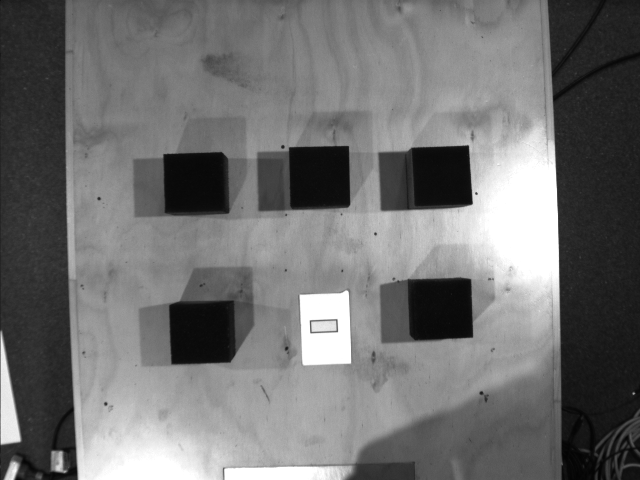
%> input picture Major Project/code/test_image11.png, 640 x 480 px
$ octave outline_cards.m   (GNU Octave 9; MATLAB toolbox functions it lacks are replaced by stand-ins)
%> lines starting %> are read from the running program, lines starting %| are printed output that depends on the picture; in (x1, y1, x2, y2) boxes, pixels count from 0 and x2, y2 are one past the last pixel; in counts of white or black regions, pixels touching at a corner belong together; the program's own positions count from 1
close all
clear
clc

I=imread('test_image11.png');
%> I is the input picture: size 480x640 uint8; min 3, max 255, mean 112.9
I2=im2double(I);

%binary gradient mask
[~,threshold]=edge(I2,'sobel'); %find threshold according to the gradient of the image
%> threshold = 0.0618
factor=1;
Bw=edge(I2,'sobel',threshold*factor); %tuning threshold
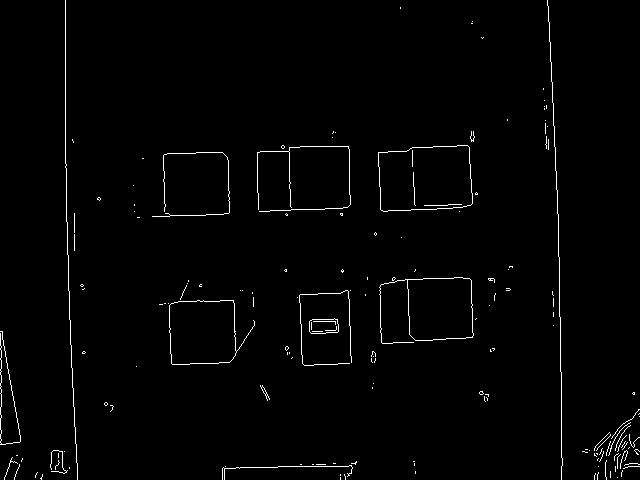
%> Bw: size 480x640 logical; 1.4% white in thin lines or dots

%dilate image
se90=strel('line',3,90);
se0=strel('line',3,0);
bwdil=imdilate(Bw,[se90 se0]);
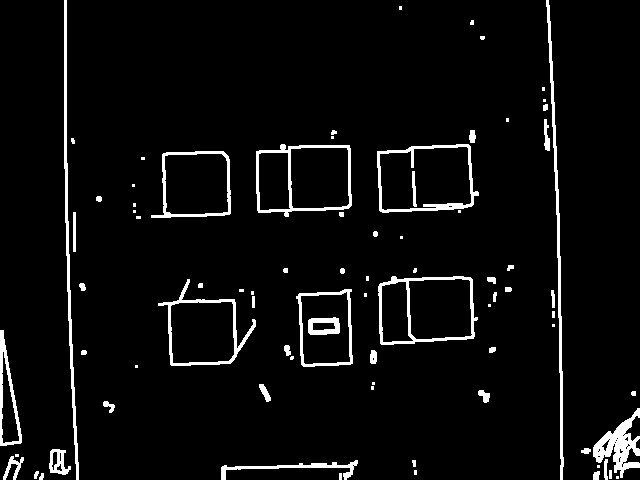
%> bwdil: size 480x640 logical; 4.8% white; 80 white regions (29 under 20 px), largest, box (x1, y1, x2, y2) and area: (546, 0, 564, 480) 1472, (64, 0, 79, 480) 1468, (593, 408, 640, 478) 1347

%fill interior gaps
bwfill=imfill(bwdil,'holes');
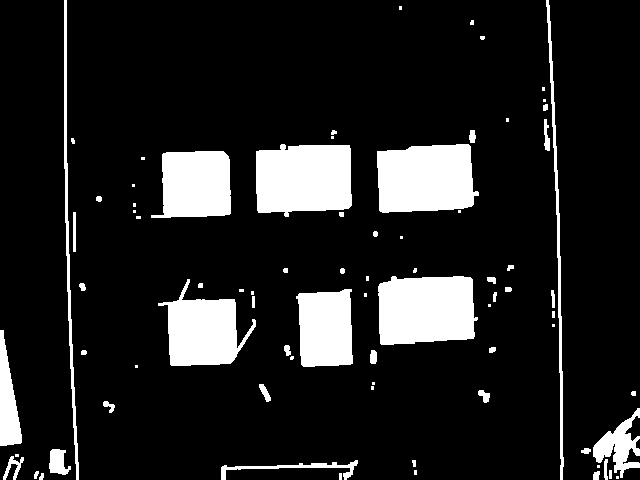
%> bwfill: size 480x640 logical; 13.1% white; 78 white regions (29 under 20 px), largest, box (x1, y1, x2, y2) and area: (256, 144, 352, 217) 6154, (378, 276, 478, 345) 6096, (377, 144, 479, 213) 6046

%remove objects connected on border
bwnobord=imclearborder(bwfill,4);
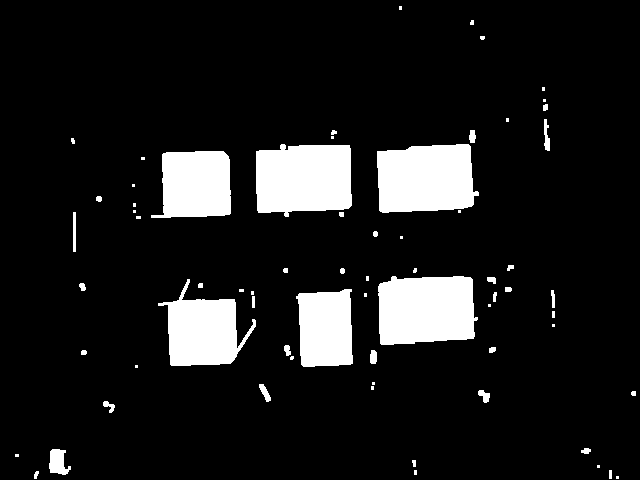
%> bwnobord: size 480x640 logical; 10.9% white; 68 white regions (29 under 20 px), largest, box (x1, y1, x2, y2) and area: (256, 144, 352, 217) 6154, (378, 276, 478, 345) 6096, (377, 144, 479, 213) 6046

%remove pixel areas less than 500
bwr=bwareaopen(bwnobord,500);
%> bwr: size 480x640 logical; 10.2% white; 6 white regions, box (x1, y1, x2, y2) and area: (256, 144, 352, 217) 6154, (378, 276, 478, 345) 6096, (377, 144, 479, 213) 6046, (158, 279, 256, 366) 4644, (151, 151, 231, 218) 4423, (296, 289, 353, 367) 3866

%close areas using a structred element
seS=strel('square',20);
BWfinal=imclose(bwr,seS);
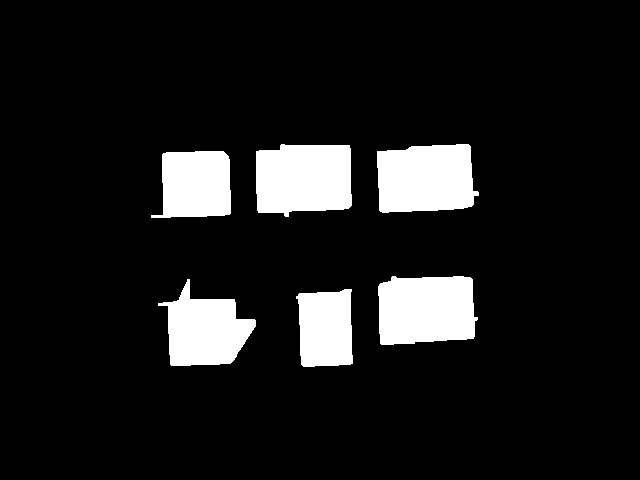
%> BWfinal: size 480x640 logical; 10.3% white; 6 white regions, box (x1, y1, x2, y2) and area: (256, 144, 352, 217) 6192, (378, 276, 478, 345) 6116, (377, 144, 479, 213) 6048, (158, 279, 256, 366) 5024, (151, 151, 231, 218) 4433, (296, 289, 353, 367) 3872

%create a outline
Bwoutline=bwperim(BWfinal);
%> Bwoutline: size 480x640 logical; 0.58% white in thin lines or dots, all inside (x1, y1, x2, y2) = (151, 144, 479, 367)
border=I2;
border(Bwoutline)=255;
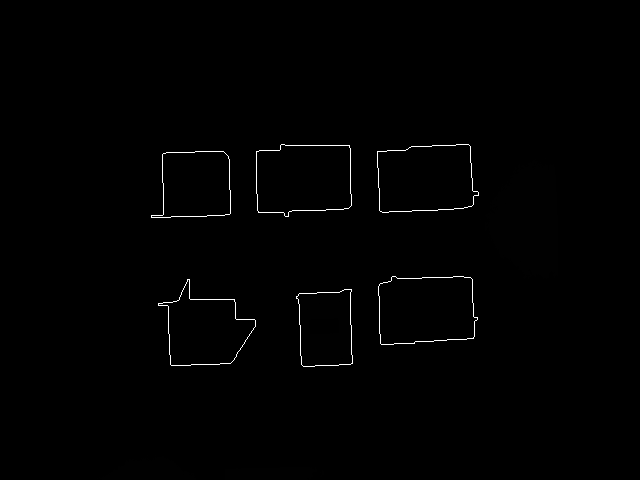
%> border: size 480x640 double; min 0.0118, max 255, mean 1.9
imshow(border)
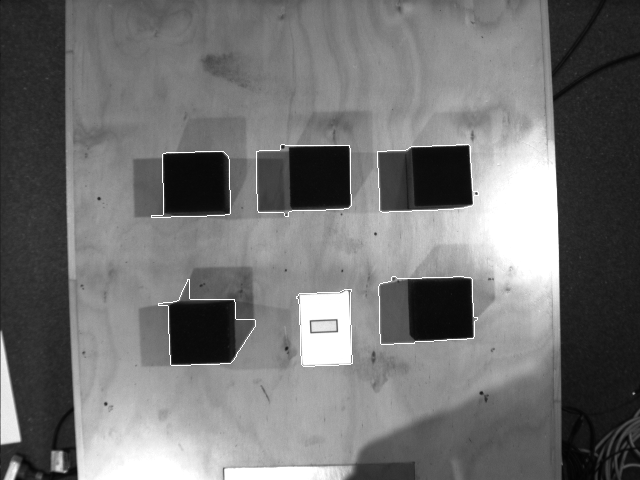
%> displayed picture: size 480x640, on the screen's scale of 0 to 255; min 3, max 255, mean 113.7

$ run again, with Major Project/code/test_image01.png copied over Major Project/code/test_image11.png
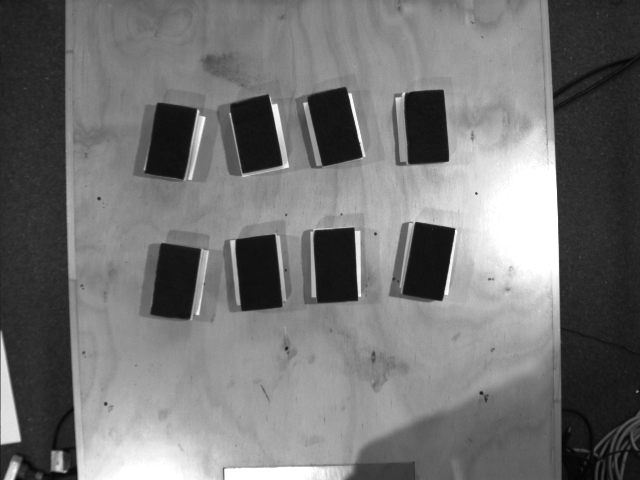
%> input picture Major Project/code/test_image01.png, 640 x 480 px
%> I is the input picture: size 480x640 uint8; min 4, max 255, mean 114.9
%> threshold = 0.0735
%> `Bw=edge(I2,'sobel',threshold*factor);`:
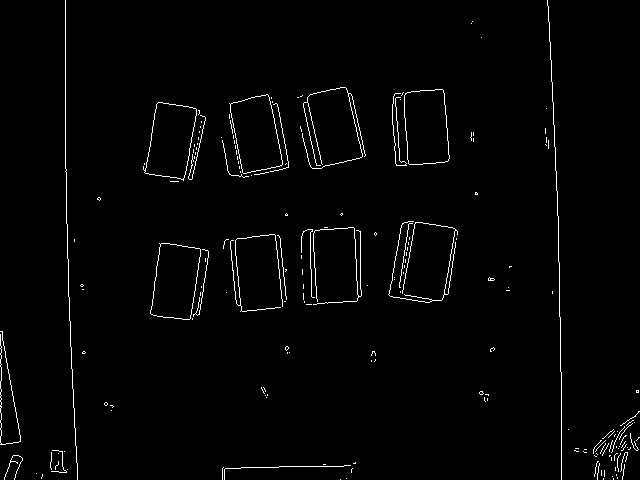
%> Bw: size 480x640 logical; 1.7% white in thin lines or dots
%> bwdil: size 480x640 logical; 5.8% white; 54 white regions (12 under 20 px), largest, box (x1, y1, x2, y2) and area: (387, 220, 459, 304) 1676, (546, 0, 563, 480) 1468, (64, 0, 79, 480) 1467
%> bwfill: size 480x640 logical; 13.5% white; 54 white regions (12 under 20 px), largest, box (x1, y1, x2, y2) and area: (387, 220, 459, 304) 4756, (391, 88, 451, 167) 4237, (220, 93, 290, 179) 4207
%> BWfinal: size 480x640 logical; 11.7% white; 4 white regions, box (x1, y1, x2, y2) and area: (142, 86, 367, 183) 13770, (149, 226, 363, 321) 13099, (387, 220, 459, 304) 4758, (391, 88, 451, 167) 4239
%> Bwoutline: size 480x640 logical; 0.65% white in thin lines or dots, all inside (x1, y1, x2, y2) = (142, 86, 459, 321)
%> border: size 480x640 double; min 0.0157, max 255, mean 2.1
%> `imshow(border)`:
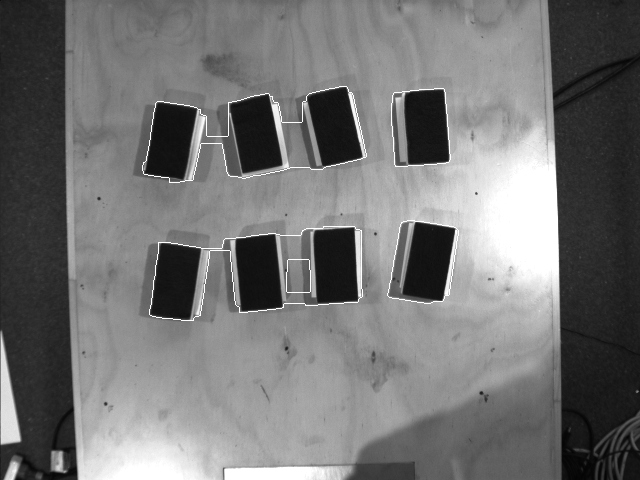
%> displayed picture: size 480x640, on the screen's scale of 0 to 255; min 4, max 255, mean 115.7
